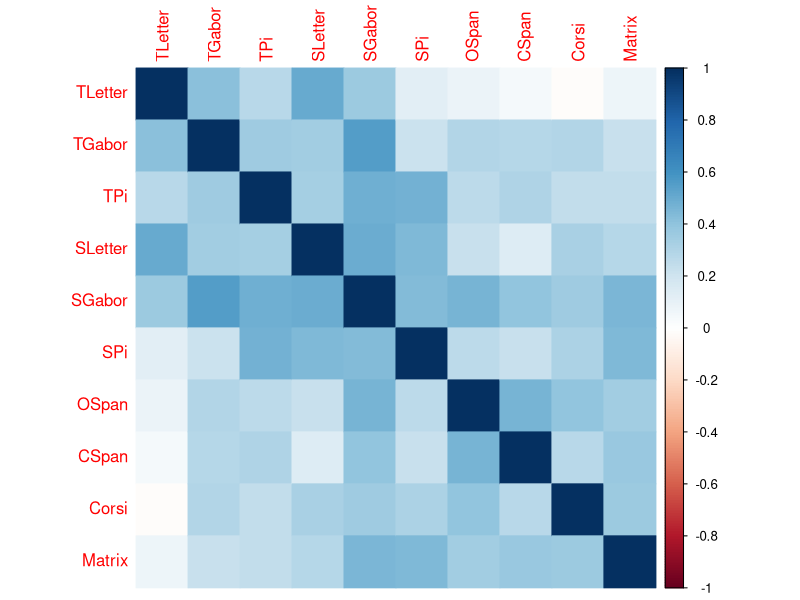
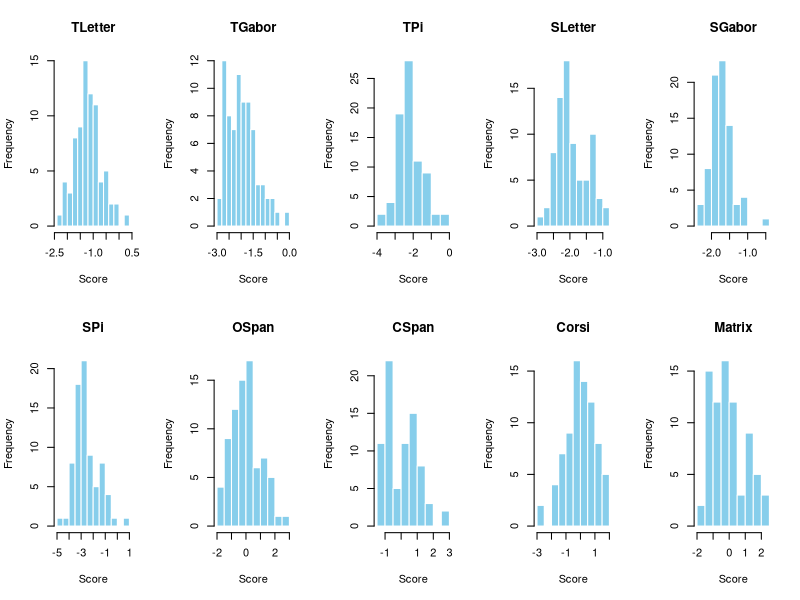

Write the R code that produced these figures, in order.
## ---- chunk 1
library(corrplot)
theta <- read.csv('Data/summary/theta.csv')
corr <- as.matrix(read.csv("Data/summary/corr.csv", row.names = 1))

corrplot(corr, method = 'color')
par(mfrow = c(2, 5))  
for (task in colnames(theta)) {
  hist(theta[[task]], main = task, xlab = "Score", col = "skyblue", border = "white",n = 10)
}
par(mfrow = c(1, 1))
